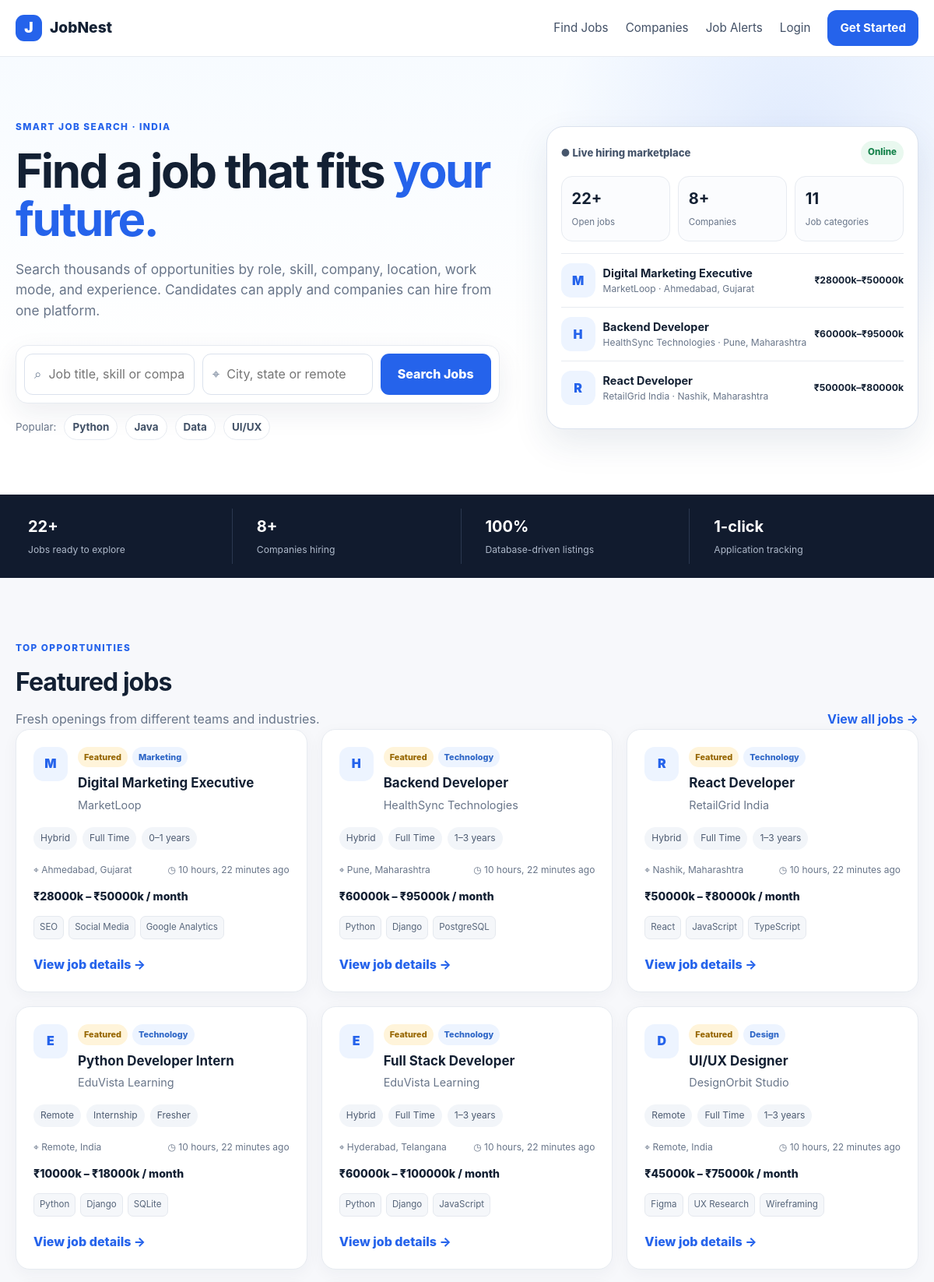
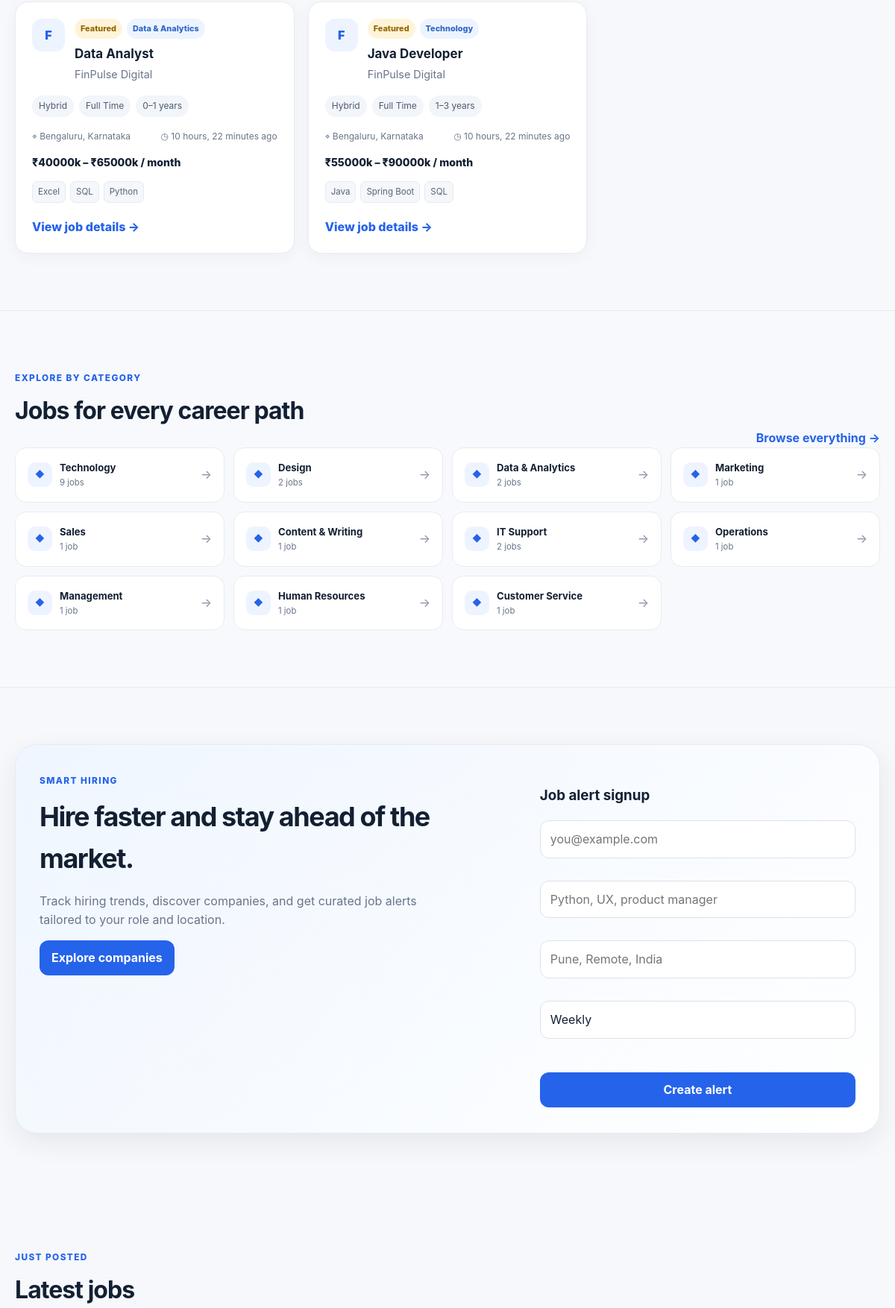
The page / (upper part) on the database its author committed (2 pictures, top to bottom).
### portal/models.py (models this page shows, shortened)
class Job(models.Model):
    CATEGORY_CHOICES = [
        ('technology', 'Technology'),
        ('design', 'Design'),
        ('data', 'Data & Analytics'),
        ('marketing', 'Marketing'),
        ('sales', 'Sales'),
        ('content', 'Content & Writing'),
        ('it_support', 'IT Support'),
        ('operations', 'Operations'),
        ('management', 'Management'),
        ('human_resources', 'Human Resources'),
        ('customer_service', 'Customer Service'),
    ]
    JOB_TYPE_CHOICES = [
        ('full_time', 'Full Time'),
        ('part_time', 'Part Time'),
        ('internship', 'Internship'),
        ('contract', 'Contract'),
        ('freelance', 'Freelance'),
    ]
    WORK_MODE_CHOICES = [('on_site', 'On-site'), ('hybrid', 'Hybrid'), ('remote', 'Remote')]
    EXPERIENCE_CHOICES = [
        ('fresher', 'Fresher'),
        ('0_1', '0–1 years'),
        ('1_3', '1–3 years'),
        ('3_5', '3–5 years'),
        ('5_plus', '5+ years'),
    ]
    company = models.ForeignKey(User, on_delete=models.CASCADE, related_name='jobs')
    title = models.CharField(max_length=180)
    category = models.CharField(max_length=30, choices=CATEGORY_CHOICES, default='technology')
    description = models.TextField()
    requirements = models.TextField()
    location = models.CharField(max_length=160)
    job_type = models.CharField(max_length=20, choices=JOB_TYPE_CHOICES, default='full_time')
    work_mode = models.CharField(max_length=20, choices=WORK_MODE_CHOICES, default='on_site')
    experience = models.CharField(max_length=20, choices=EXPERIENCE_CHOICES, default='fresher')
    skills = models.CharField(max_length=500, help_text='Comma-separated skills')
    salary_min = models.PositiveIntegerField(default=0, validators=[MinValueValidator(0)])
    salary_max = models.PositiveIntegerField(default=0, validators=[MinValueValidator(0)])
    openings = models.PositiveIntegerField(default=1)
    deadline = models.DateField(blank=True, null=True)
    is_active = models.BooleanField(default=True)
    is_featured = models.BooleanField(default=False)
    created_at = models.DateTimeField(auto_now_add=True)
    updated_at = models.DateTimeField(auto_now=True)
    class Meta:
        ordering = ['-created_at']
        indexes = [
            models.Index(fields=['title']),
            models.Index(fields=['location']),
            models.Index(fields=['job_type']),
            models.Index(fields=['category']),
            models.Index(fields=['work_mode']),
            models.Index(fields=['created_at']),
        ]
    @property
    def skill_list(self):
        return [s.strip() for s in self.skills.split(',') if s.strip()]
    @property
    def company_display_name(self):
        profile = getattr(self.company, 'profile', None)
        return profile.company_name if profile and profile.company_name else self.company.get_full_name() or self.company.username

class Profile(models.Model):
    ROLE_CHOICES = [('candidate', 'Candidate'), ('company', 'Company')]
    user = models.OneToOneField(User, on_delete=models.CASCADE, related_name='profile')
    role = models.CharField(max_length=20, choices=ROLE_CHOICES, default='candidate')
    phone = models.CharField(max_length=20, blank=True)
    location = models.CharField(max_length=120, blank=True)
    headline = models.CharField(max_length=160, blank=True)
    bio = models.TextField(blank=True)
    company_name = models.CharField(max_length=160, blank=True)
    company_website = models.URLField(blank=True)
    resume = models.FileField(upload_to='resumes/', blank=True, null=True)
    avatar = models.ImageField(upload_to='avatars/', blank=True, null=True)
    created_at = models.DateTimeField(auto_now_add=True)

### portal/views.py (the view)
# urls.py: path('', views.home, name='home'),
def home(request):
    base_qs = Job.objects.filter(is_active=True).select_related('company', 'company__profile')
    featured_jobs = base_qs.filter(is_featured=True)[:8]
    latest_jobs = base_qs.filter(is_featured=False)[:6]
    job_count = base_qs.count()
    company_count = User.objects.filter(jobs__isnull=False, profile__role='company').distinct().count()
    category_counts = []
    for value, label in Job.CATEGORY_CHOICES:
        category_counts.append((value, label, base_qs.filter(category=value).count()))
    showcase_jobs = list(featured_jobs) + list(latest_jobs)
    saved_ids = set()
    applied_ids = set()
    if request.user.is_authenticated:
        saved_ids = set(SavedJob.objects.filter(user=request.user, job__in=showcase_jobs).values_list('job_id', flat=True))
        applied_ids = set(Application.objects.filter(applicant=request.user, job__in=showcase_jobs).values_list('job_id', flat=True))
    return render(request, 'portal/home.html', {
        'featured_jobs': featured_jobs, 'latest_jobs': latest_jobs,
        'job_count': job_count, 'company_count': company_count,
        'category_counts': category_counts, 'saved_ids': saved_ids, 'applied_ids': applied_ids,
        'job_alert_form': JobAlertForm(),
    })

### portal/forms.py (shortened to what this page needs)
class JobAlertForm(forms.ModelForm):
    class Meta:
        model = JobAlert
        fields = ['email', 'keyword', 'location', 'frequency']
        widgets = {
            'keyword': forms.TextInput(attrs={'placeholder': 'Python, UX, product manager'}),
            'location': forms.TextInput(attrs={'placeholder': 'Pune, Remote, India'}),
            'email': forms.EmailInput(attrs={'placeholder': 'you@example.com'}),
        }

### templates/portal/home.html (shortened to what this page needs)
{% extends 'base.html' %}
{% block content %}
<section class="hero hero-pro">
  <div class="container hero-grid">
    <div class="hero-copy">
      <span class="eyebrow">SMART JOB SEARCH · INDIA</span>
      <h1>Find a job that fits <span>your future.</span></h1>
      <p>Search thousands of opportunities by role, skill, company, location, work mode, and experience. Candidates can apply and companies can hire from one platform.</p>
      <form class="hero-search" action="{% url 'portal:job_list' %}" method="get">
        <div class="search-field"><span>⌕</span><input name="q" placeholder="Job title, skill or company" aria-label="Search jobs"></div>
        <div class="search-field"><span>⌖</span><input name="location" placeholder="City, state or remote" aria-label="Location"></div>
        <button type="submit">Search Jobs</button>
      </form>
      <div class="popular-searches"><span>Popular:</span><a href="{% url 'portal:job_list' %}?q=Python">Python</a><a href="{% url 'portal:job_list' %}?q=Java">Java</a><a href="{% url 'portal:job_list' %}?q=Data">Data</a><a href="{% url 'portal:job_list' %}?q=UI%2FUX">UI/UX</a></div>
    </div>
    <div class="hero-showcase">
      <div class="showcase-top"><span>● Live hiring marketplace</span><span class="online-dot">Online</span></div>
      <div class="showcase-stats"><div><b>{{ job_count }}+</b><span>Open jobs</span></div><div><b>{{ company_count }}+</b><span>Companies</span></div><div><b>11</b><span>Job categories</span></div></div>
      {% for job in featured_jobs|slice:':3' %}
      <div class="showcase-job"><div class="logo-circle">{{ job.company_display_name|slice:':1'|upper }}</div><div class="showcase-job-main"><b>{{ job.title }}</b><span>{{ job.company_display_name }} · {{ job.location }}</span></div><strong>₹{{ job.salary_min|floatformat:0 }}k–₹{{ job.salary_max|floatformat:0 }}k</strong></div>
      {% endfor %}
    </div>
  </div>
</section>
<section class="stats-strip">
  <div class="container stat-strip-grid">
    <div><b>{{ job_count }}+</b><span>Jobs ready to explore</span></div>
    <div><b>{{ company_count }}+</b><span>Companies hiring</span></div>
    <div><b>100%</b><span>Database-driven listings</span></div>
    <div><b>1-click</b><span>Application tracking</span></div>
  </div>
</section>
<section class="section container">
  <div class="section-head"><div><span class="eyebrow">Top opportunities</span><h2>Featured jobs</h2><p class="section-subtitle">Fresh openings from different teams and industries.</p></div><a class="text-link" href="{% url 'portal:job_list' %}">View all jobs →</a></div>
  <div class="job-grid">
    {% for job in featured_jobs %}
    <article class="job-card job-card-rich">
      <div class="job-card-head"><div class="logo-circle">{{ job.company_display_name|slice:':1'|upper }}</div><div class="job-title-wrap"><div class="tag-row"><span class="featured-tag">Featured</span><span class="category-tag">{{ job.get_category_display }}</span></div><h3>{{ job.title }}</h3><p>{{ job.company_display_name }}</p></div></div>
      <div class="chips"><span>{{ job.get_work_mode_display }}</span><span>{{ job.get_job_type_display }}</span><span>{{ job.get_experience_display }}</span></div>
      <div class="card-meta"><span>⌖ {{ job.location }}</span><span>◷ {{ job.created_at|timesince }} ago</span></div>
      <p class="job-salary">₹{{ job.salary_min|floatformat:0 }}k – ₹{{ job.salary_max|floatformat:0 }}k / month</p>
      <div class="skill-row">{% for skill in job.skill_list|slice:':3' %}<span>{{ skill }}</span>{% endfor %}</div>
      <a class="card-link" href="{% url 'portal:job_detail' job.pk %}">View job details →</a>
    </article>
    {% empty %}
    <div class="empty-state"><h3>No jobs loaded</h3><p>Run <code>python manage.py migrate</code> once. The database will automatically create the demo marketplace.</p></div>
    {% endfor %}
  </div>
</section>
<section class="section section-soft">
  <div class="container">
    <div class="section-head"><div><span class="eyebrow">Explore by category</span><h2>Jobs for every career path</h2></div><a class="text-link" href="{% url 'portal:job_list' %}">Browse everything →</a></div>
    <div class="category-grid">
      {% for value, label, count in category_counts %}
      {% if count %}<a class="category-card" href="{% url 'portal:job_list' %}?category={{ value|urlencode }}"><span class="category-icon">◆</span><span><b>{{ label }}</b><small>{{ count }} job{{ count|pluralize }}</small></span><span class="arrow">→</span></a>{% endif %}
      {% endfor %}
    </div>
  </div>
</section>
<section class="section container">
  <div class="feature-showcase">
    <div class="feature-copy">
      <span class="eyebrow">SMART HIRING</span>
      <h2>Hire faster and stay ahead of the market.</h2>
      <p>Track hiring trends, discover companies, and get curated job alerts tailored to your role and location.</p>
      <a class="button" href="{% url 'portal:company_directory' %}">Explore companies</a>
    </div>
    <div class="feature-card">
      <h3>Job alert signup</h3>
      <form method="post" action="{% url 'portal:job_alerts' %}" class="job-alert-form">
        <div class="field">{{ job_alert_form.email }}</div>
        <div class="field">{{ job_alert_form.keyword }}</div>
        <div class="field">{{ job_alert_form.location }}</div>
        <div class="field select-wrap">{{ job_alert_form.frequency }}</div>
        <button class="button full" type="submit">Create alert</button>
      </form>
    </div>
  </div>
</section>
<section class="section container">
  <div class="section-head"><div><span class="eyebrow">Just posted</span><h2>Latest jobs</h2></div></div>
</section>
{% endblock %}

### rows shown on the page
Job: company_display_name "M", title "Digital Marketing Executive", company_display_name "MarketLoop", location "Ahmedabad, Gujarat", salary_min "28000", salary_max "50000", category "Marketing", work_mode "Hybrid", job_type "Full Time", experience "0–1 years", created_at "10 hours, 22 minutes", skill_list "SEO" "Social Media" "Google Analytics", count "1"
Job: company_display_name "H", title "Backend Developer", company_display_name "HealthSync Technologies", location "Pune, Maharashtra", salary_min "60000", salary_max "95000", category "Technology", work_mode "Hybrid", job_type "Full Time", experience "1–3 years", created_at "10 hours, 22 minutes", skill_list "Python" "Django" "PostgreSQL"
Job: company_display_name "R", title "React Developer", company_display_name "RetailGrid India", location "Nashik, Maharashtra", salary_min "50000", salary_max "80000", category "Technology", work_mode "Hybrid", job_type "Full Time", experience "1–3 years", created_at "10 hours, 22 minutes", skill_list "React" "JavaScript" "TypeScript"
Job: company_display_name "E", category "Technology", title "Python Developer Intern", company_display_name "EduVista Learning", work_mode "Remote", job_type "Internship", experience "Fresher", location "Remote, India", created_at "10 hours, 22 minutes", salary_min "10000", salary_max "18000", skill_list "Python" "Django" "SQLite"
Job: company_display_name "E", category "Technology", title "Full Stack Developer", company_display_name "EduVista Learning", work_mode "Hybrid", job_type "Full Time", experience "1–3 years", location "Hyderabad, Telangana", created_at "10 hours, 22 minutes", salary_min "60000", salary_max "100000", skill_list "Python" "Django" "JavaScript"
Job: company_display_name "D", category "Design", title "UI/UX Designer", company_display_name "DesignOrbit Studio", work_mode "Remote", job_type "Full Time", experience "1–3 years", location "Remote, India", created_at "10 hours, 22 minutes", salary_min "45000", salary_max "75000", skill_list "Figma" "UX Research" "Wireframing", openings "2"
Job: company_display_name "F", category "Data & Analytics", title "Data Analyst", company_display_name "FinPulse Digital", work_mode "Hybrid", job_type "Full Time", experience "0–1 years", location "Bengaluru, Karnataka", created_at "10 hours, 22 minutes", salary_min "40000", salary_max "65000", skill_list "Excel" "SQL" "Python"
Job: company_display_name "F", category "Technology", title "Java Developer", company_display_name "FinPulse Digital", work_mode "Hybrid", job_type "Full Time", experience "1–3 years", location "Bengaluru, Karnataka", created_at "10 hours, 22 minutes", salary_min "55000", salary_max "90000", skill_list "Java" "Spring Boot" "SQL"
Job: category "Sales", is_active "1"
Job: category "Operations", is_active "1"

### other values the page prints
{{ job_count }} "22"
{{ company_count }} "8"
{{ label }} "Technology" "Data & Analytics" "Content & Writing" "IT Support" "Management" "Human Resources" "Customer Service"
{{ count }} "9" "2" "1" "2" "1" "1" "1"
